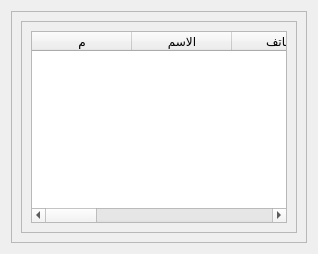
               <widget class="QWidget" name="reports">
                <attribute name="title">
                 <string>مبيعات</string>
                </attribute>
                <layout class="QGridLayout" name="gridLayout_13">
                 <item row="0" column="0">
                  <widget class="QFrame" name="frame_7">
                   <property name="frameShape">
                    <enum>QFrame::StyledPanel</enum>
                   </property>
                   <property name="frameShadow">
                    <enum>QFrame::Raised</enum>
                   </property>
                   <layout class="QVBoxLayout" name="verticalLayout_16">
                    <item>
                     <widget class="QFrame" name="frame_13">
                      <property name="frameShape">
                       <enum>QFrame::StyledPanel</enum>
                      </property>
                      <property name="frameShadow">
                       <enum>QFrame::Raised</enum>
                      </property>
                      <layout class="QGridLayout" name="gridLayout_11">
                       <item row="0" column="0">
                        <widget class="QTableWidget" name="tableWidget_4">
                         <column>
                          <property name="text">
                           <string>م</string>
                          </property>
                         </column>
                         <column>
                          <property name="text">
                           <string>الاسم</string>
                          </property>
                         </column>
                         <column>
                          <property name="text">
                           <string>الهاتف</string>
                          </property>
                         </column>
                         <column>
                          <property name="text">
                           <string>فئة</string>
                          </property>
                         </column>
                         <column>
                          <property name="text">
                           <string>باقة</string>
                          </property>
                         </column>
                         <column>
                          <property name="text">
                           <string>سعر</string>
                          </property>
                         </column>
                         <column>
                          <property name="text">
                           <string>تاريخ البداية</string>
                          </property>
                         </column>
                         <column>
                          <property name="text">
                           <string>الانتهاء</string>
                          </property>
                         </column>
                         <column>
                          <property name="text">
                           <string>فاتورة</string>
                          </property>
                         </column>
                        </widget>
                       </item>
                      </layout>
                     </widget>
                    </item>
                   </layout>
                  </widget>
                 </item>
                </layout>
               </widget>
